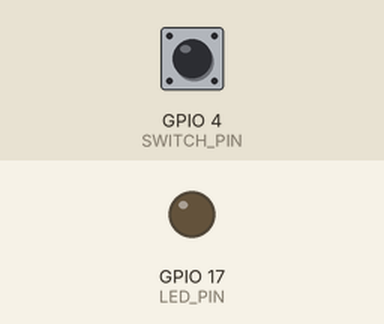
This program was run on a simulated Raspberry Pi (BCM pin numbers). On the bench: output pins drawn as LEDs (lit = HIGH). Inputs (shaded band) come from the test bench; at power-on: GPIO 4 (SWITCH_PIN) LOW. What the program prints to the terminal is not drawn.

Above: at 1.2 s.
1.3 s: GPIO 4 (SWITCH_PIN) pulled HIGH for 0.15 s
At 1.37 s:
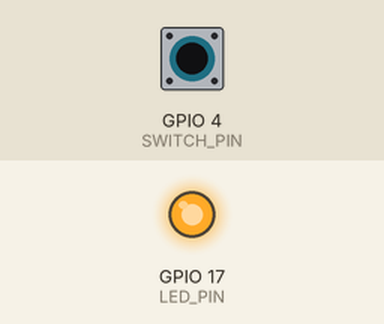
2.9 s: GPIO 4 (SWITCH_PIN) pulled HIGH for 3.2 s
At 6.6 s:
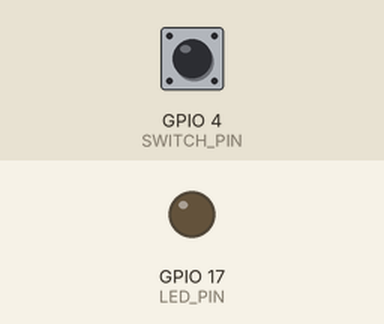
Timing chart, 0 to 8.1 s (numbered marks = the images above; inputs shaded):
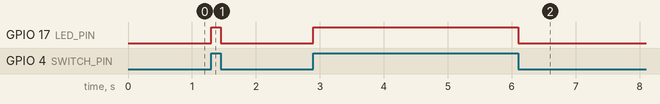

The program:

switch_led.py
```python
import RPi.GPIO as GPIO

SWITCH_PIN = 4
LED_PIN = 17

GPIO.setmode(GPIO.BCM)
GPIO.setup(LED_PIN, GPIO.OUT)
# 누르지 않았을 때 : 0, 눌렀을 때 : 1
GPIO.setup(SWITCH_PIN, GPIO.IN, pull_up_down = GPIO.PUD_DOWN) # 내부 풀다운 저항

try:
    while True:
        val = GPIO.input(SWITCH_PIN)
        print(val)
        GPIO.output(LED_PIN, val)
finally:
    GPIO.cleanup()
    print("cleanup and exit")
```

Measured:
- after the input at 1.3 s, GPIO 17 (LED_PIN): LOW → HIGH at once, → LOW 0.15 s later
- after the input at 2.9 s, GPIO 17 (LED_PIN): LOW → HIGH at once, → LOW 3.2 s later
